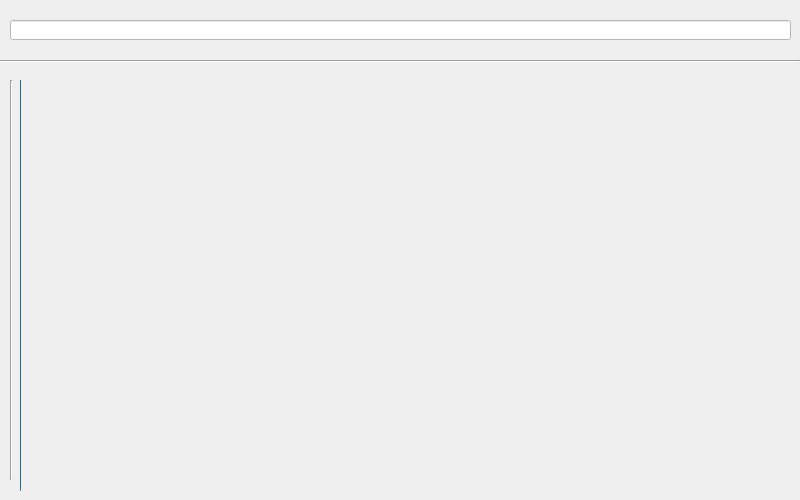
<?xml version="1.0" encoding="UTF-8"?>
<ui version="4.0">
 <class>SortDisplay</class>
 <widget class="QDialog" name="SortDisplay">
  <property name="geometry">
   <rect>
    <x>0</x>
    <y>0</y>
    <width>800</width>
    <height>500</height>
   </rect>
  </property>
  <property name="windowTitle">
   <string>Dialog</string>
  </property>
  <property name="styleSheet">
   <string notr="true"/>
  </property>
  <widget class="QLineEdit" name="lineEdit">
   <property name="geometry">
    <rect>
     <x>10</x>
     <y>20</y>
     <width>781</width>
     <height>20</height>
    </rect>
   </property>
   <property name="styleSheet">
    <string notr="true">background-color:white</string>
   </property>
  </widget>
  <widget class="Line" name="line">
   <property name="geometry">
    <rect>
     <x>0</x>
     <y>60</y>
     <width>800</width>
     <height>3</height>
    </rect>
   </property>
   <property name="minimumSize">
    <size>
     <width>29</width>
     <height>0</height>
    </size>
   </property>
   <property name="orientation">
    <enum>Qt::Horizontal</enum>
   </property>
  </widget>
  <widget class="Line" name="line_2">
   <property name="geometry">
    <rect>
     <x>10</x>
     <y>80</y>
     <width>3</width>
     <height>400</height>
    </rect>
   </property>
   <property name="orientation">
    <enum>Qt::Vertical</enum>
   </property>
  </widget>
  <widget class="QProgressBar" name="progressBar">
   <property name="geometry">
    <rect>
     <x>20</x>
     <y>80</y>
     <width>1</width>
     <height>411</height>
    </rect>
   </property>
   <property name="value">
    <number>100</number>
   </property>
   <property name="textVisible">
    <bool>false</bool>
   </property>
   <property name="orientation">
    <enum>Qt::Vertical</enum>
   </property>
   <property name="textDirection">
    <enum>QProgressBar::BottomToTop</enum>
   </property>
  </widget>
 </widget>
 <resources/>
 <connections/>
</ui>
